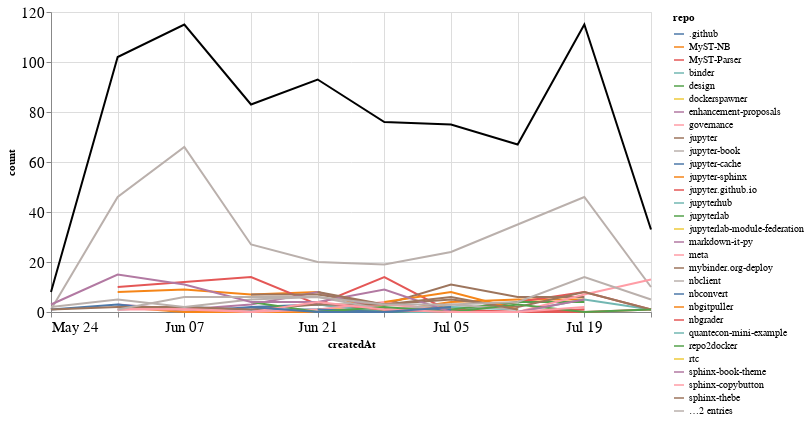

Notebook cell for this chart:
### Markdown cell above
## Comments

### Code cell
comments_time = comments.groupby('repo').resample('W', on='createdAt').count()['author'].reset_index()
comments_time = comments_time.rename(columns={'author': 'count'})
comments_time_total = comments_time.groupby('createdAt').agg({"count": "sum"}).reset_index()
ch1 = alt.Chart(comments_time, width=600).mark_line().encode(
    x='createdAt',
    y='count',
    color='repo',
    tooltip="repo"
)

ch2 = alt.Chart(comments_time_total, width=600).mark_line(color="black").encode(
    x='createdAt',
    y='count',
)

ch1 + ch2

### Figure 1 — Vega-Lite specification as saved in the notebook (floating-point values rounded to 4 significant figures; data arrays with more than 128 entries replaced by an {"elided": "..."} marker saying what was removed)
{"config": {"axisLeft": {"labelFontSize": 15}, "axisBottom": {"labelFontSize": 15}}, "layer": [{"data": {"name": "data-b0f0b3c7331a7aaca5db4ea3a797d1f2"}, "mark": "line", "encoding": {"color": {"type": "nominal", "field": "repo"}, "tooltip": {"type": "nominal", "field": "repo"}, "x": {"type": "temporal", "field": "createdAt"}, "y": {"type": "quantitative", "field": "count"}}, "width": 600}, {"data": {"name": "data-180cb4ebed00f1e14b5f319860da2bd1"}, "mark": {"type": "line", "color": "black"}, "encoding": {"x": {"type": "temporal", "field": "createdAt"}, "y": {"type": "quantitative", "field": "count"}}, "width": 600}], "$schema": "https://vega.github.io/schema/vega-lite/v4.8.1.json", "datasets": {"data-b0f0b3c7331a7aaca5db4ea3a797d1f2": {"elided": "170 records"}, "data-180cb4ebed00f1e14b5f319860da2bd1": [{"createdAt": "2020-05-24T00:00:00", "count": 8}, {"createdAt": "2020-05-31T00:00:00", "count": 102}, {"createdAt": "2020-06-07T00:00:00", "count": 115}, {"createdAt": "2020-06-14T00:00:00", "count": 83}, {"createdAt": "2020-06-21T00:00:00", "count": 93}, {"createdAt": "2020-06-28T00:00:00", "count": 76}, {"createdAt": "2020-07-05T00:00:00", "count": 75}, {"createdAt": "2020-07-12T00:00:00", "count": 67}, {"createdAt": "2020-07-19T00:00:00", "count": 115}, {"createdAt": "2020-07-26T00:00:00", "count": 33}]}}
